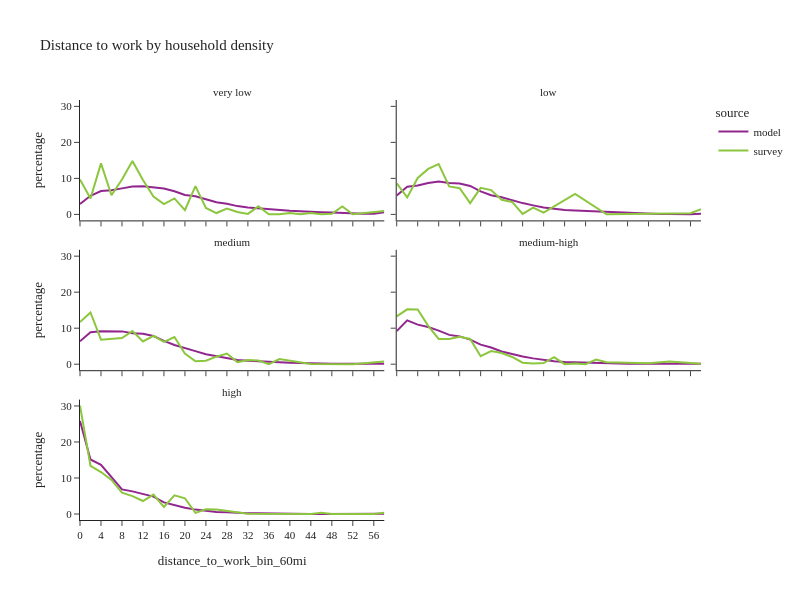

The code cell stored with this chart in its notebook:
### Code cell
df_plot = per_data.groupby(['source','log_hh_1_group','distance_to_work_bin_60mi'], observed=True)['person_weight'].sum().reset_index()
df_plot['percentage'] = df_plot.groupby(['source','log_hh_1_group'], group_keys=False)['person_weight']. \
    apply(lambda x: 100 * x / float(x.sum()))
# df_plot

fig2 = px.line(df_plot, x='distance_to_work_bin_60mi', y="percentage", color="source",
               facet_col="log_hh_1_group", facet_col_wrap=2,
               title="Distance to work by household density")
fig2.for_each_annotation(lambda a: a.update(text = a.text.split("=")[-1]))
fig2.update_layout(height=600, width=800, font=dict(size=11))
fig2.show()

### Figure 1 — Plotly figure (JSON) as saved in the notebook; plotly's stock layout.template omitted (floating-point values rounded to 4 significant figures)
{"data": [{"hovertemplate": "source=model<br>log_hh_1_group=very low<br>distance_to_work_bin_60mi=%{x}<br>percentage=%{y}<extra></extra>", "legendgroup": "model", "line": {"color": "#91268F", "dash": "solid"}, "marker": {"symbol": "circle"}, "mode": "lines", "name": "model", "orientation": "v", "showlegend": true, "type": "scatter", "x": ["0", "2", "4", "6", "8", "10", "12", "14", "16", "18", "20", "22", "24", "26", "28", "30", "32", "34", "36", "38", "40", "42", "44", "46", "48", "50", "52", "54", "56", "58"], "xaxis": "x5", "y": [2.874, 5.17, 6.49, 6.727, 7.226, 7.743, 7.827, 7.574, 7.185, 6.408, 5.383, 5.046, 4.225, 3.369, 2.93, 2.303, 1.931, 1.654, 1.35, 1.24, 0.996, 0.8813, 0.689, 0.62, 0.5229, 0.3784, 0.2833, 0.2016, 0.1584, 0.6139], "yaxis": "y5"}, {"hovertemplate": "source=model<br>log_hh_1_group=low<br>distance_to_work_bin_60mi=%{x}<br>percentage=%{y}<extra></extra>", "legendgroup": "model", "line": {"color": "#91268F", "dash": "solid"}, "marker": {"symbol": "circle"}, "mode": "lines", "name": "model", "orientation": "v", "showlegend": false, "type": "scatter", "x": ["0", "2", "4", "6", "8", "10", "12", "14", "16", "18", "20", "22", "24", "26", "28", "30", "32", "34", "36", "38", "40", "42", "44", "46", "48", "50", "52", "54", "56", "58"], "xaxis": "x6", "y": [5.268, 7.689, 8.028, 8.738, 9.165, 8.734, 8.6, 7.91, 6.396, 5.333, 4.775, 3.851, 3.14, 2.512, 1.911, 1.594, 1.191, 1.051, 0.9173, 0.8167, 0.6097, 0.476, 0.3353, 0.2309, 0.1677, 0.1037, 0.1152, 0.06822, 0.06398, 0.2089], "yaxis": "y6"}, {"hovertemplate": "source=model<br>log_hh_1_group=medium<br>distance_to_work_bin_60mi=%{x}<br>percentage=%{y}<extra></extra>", "legendgroup": "model", "line": {"color": "#91268F", "dash": "solid"}, "marker": {"symbol": "circle"}, "mode": "lines", "name": "model", "orientation": "v", "showlegend": false, "type": "scatter", "x": ["0", "2", "4", "6", "8", "10", "12", "14", "16", "18", "20", "22", "24", "26", "28", "30", "32", "34", "36", "38", "40", "42", "44", "46", "48", "50", "52", "54", "56", "58"], "xaxis": "x3", "y": [6.365, 8.879, 9.147, 9.202, 9.113, 8.586, 8.457, 7.819, 6.456, 5.343, 4.568, 3.628, 2.756, 2.18, 1.605, 1.195, 0.9771, 0.8022, 0.7425, 0.5452, 0.405, 0.3308, 0.2135, 0.166, 0.1146, 0.09312, 0.0874, 0.04932, 0.03561, 0.139], "yaxis": "y3"}, {"hovertemplate": "source=model<br>log_hh_1_group=medium-high<br>distance_to_work_bin_60mi=%{x}<br>percentage=%{y}<extra></extra>", "legendgroup": "model", "line": {"color": "#91268F", "dash": "solid"}, "marker": {"symbol": "circle"}, "mode": "lines", "name": "model", "orientation": "v", "showlegend": false, "type": "scatter", "x": ["0", "2", "4", "6", "8", "10", "12", "14", "16", "18", "20", "22", "24", "26", "28", "30", "32", "34", "36", "38", "40", "42", "44", "46", "48", "50", "52", "54", "56", "58"], "xaxis": "x4", "y": [9.178, 12.16, 10.99, 10.34, 9.34, 8.144, 7.722, 6.843, 5.426, 4.638, 3.516, 2.753, 2.15, 1.616, 1.153, 0.835, 0.6453, 0.5251, 0.4721, 0.421, 0.3221, 0.2186, 0.132, 0.09639, 0.06917, 0.05198, 0.04666, 0.04584, 0.02886, 0.1191], "yaxis": "y4"}, {"hovertemplate": "source=model<br>log_hh_1_group=high<br>distance_to_work_bin_60mi=%{x}<br>percentage=%{y}<extra></extra>", "legendgroup": "model", "line": {"color": "#91268F", "dash": "solid"}, "marker": {"symbol": "circle"}, "mode": "lines", "name": "model", "orientation": "v", "showlegend": false, "type": "scatter", "x": ["0", "2", "4", "6", "8", "10", "12", "14", "16", "18", "20", "22", "24", "26", "28", "30", "32", "34", "36", "38", "40", "42", "44", "46", "48", "50", "52", "54", "56", "58"], "xaxis": "x", "y": [25.8, 15.15, 13.67, 10.2, 6.817, 6.279, 5.599, 4.826, 3.213, 2.391, 1.765, 1.221, 0.8328, 0.5598, 0.4707, 0.2935, 0.1998, 0.2035, 0.1331, 0.09653, 0.0743, 0.04641, 0.0316, 0.02179, 0.01983, 0.009805, 0.01896, 0.01111, 0.01002, 0.04009], "yaxis": "y"}, {"hovertemplate": "source=survey<br>log_hh_1_group=very low<br>distance_to_work_bin_60mi=%{x}<br>percentage=%{y}<extra></extra>", "legendgroup": "survey", "line": {"color": "#8CC63E", "dash": "solid"}, "marker": {"symbol": "circle"}, "mode": "lines", "name": "survey", "orientation": "v", "showlegend": true, "type": "scatter", "x": ["0", "2", "4", "6", "8", "10", "12", "14", "16", "18", "20", "22", "24", "26", "28", "30", "32", "34", "36", "38", "40", "42", "44", "46", "48", "50", "52", "58"], "xaxis": "x5", "y": [9.686, 4.434, 14.17, 5.314, 9.697, 14.8, 9.553, 4.984, 2.858, 4.442, 1.197, 7.848, 1.78, 0.3819, 1.592, 0.6831, 0.1381, 2.237, 0.02322, 0.01905, 0.4073, 0.01881, 0.3659, 0.01866, 0.1824, 2.19, 0.0194, 0.9584], "yaxis": "y5"}, {"hovertemplate": "source=survey<br>log_hh_1_group=low<br>distance_to_work_bin_60mi=%{x}<br>percentage=%{y}<extra></extra>", "legendgroup": "survey", "line": {"color": "#8CC63E", "dash": "solid"}, "marker": {"symbol": "circle"}, "mode": "lines", "name": "survey", "orientation": "v", "showlegend": false, "type": "scatter", "x": ["0", "2", "4", "6", "8", "10", "12", "14", "16", "18", "20", "22", "24", "26", "28", "34", "40", "44", "56", "58"], "xaxis": "x6", "y": [8.622, 4.703, 10.12, 12.64, 14.0, 7.777, 7.255, 3.129, 7.369, 6.761, 4.057, 3.468, 0.1205, 1.892, 0.4721, 5.692, 0.03222, 0.06485, 0.3476, 1.479], "yaxis": "y6"}, {"hovertemplate": "source=survey<br>log_hh_1_group=medium<br>distance_to_work_bin_60mi=%{x}<br>percentage=%{y}<extra></extra>", "legendgroup": "survey", "line": {"color": "#8CC63E", "dash": "solid"}, "marker": {"symbol": "circle"}, "mode": "lines", "name": "survey", "orientation": "v", "showlegend": false, "type": "scatter", "x": ["0", "2", "4", "6", "8", "10", "12", "14", "16", "18", "20", "22", "24", "26", "28", "30", "32", "34", "36", "38", "40", "44", "52", "58"], "xaxis": "x3", "y": [11.69, 14.37, 6.824, 6.976, 7.243, 9.199, 6.316, 7.892, 6.222, 7.531, 2.952, 0.8316, 0.9625, 2.088, 2.954, 0.5837, 1.152, 1.041, 0.02597, 1.41, 0.9133, 0.02853, 0.01207, 0.7845], "yaxis": "y3"}, {"hovertemplate": "source=survey<br>log_hh_1_group=medium-high<br>distance_to_work_bin_60mi=%{x}<br>percentage=%{y}<extra></extra>", "legendgroup": "survey", "line": {"color": "#8CC63E", "dash": "solid"}, "marker": {"symbol": "circle"}, "mode": "lines", "name": "survey", "orientation": "v", "showlegend": false, "type": "scatter", "x": ["0", "2", "4", "6", "8", "10", "12", "14", "16", "18", "20", "22", "24", "26", "28", "30", "32", "34", "36", "38", "40", "48", "52", "58"], "xaxis": "x4", "y": [13.29, 15.24, 15.18, 10.63, 7.033, 7.019, 7.611, 7.011, 2.202, 3.651, 3.09, 2.002, 0.4304, 0.2038, 0.3236, 1.956, 0.01287, 0.1753, 0.01488, 1.295, 0.5215, 0.2414, 0.7441, 0.108], "yaxis": "y4"}, {"hovertemplate": "source=survey<br>log_hh_1_group=high<br>distance_to_work_bin_60mi=%{x}<br>percentage=%{y}<extra></extra>", "legendgroup": "survey", "line": {"color": "#8CC63E", "dash": "solid"}, "marker": {"symbol": "circle"}, "mode": "lines", "name": "survey", "orientation": "v", "showlegend": false, "type": "scatter", "x": ["0", "2", "4", "6", "8", "10", "12", "14", "16", "18", "20", "22", "24", "26", "32", "34", "36", "40", "42", "44", "46", "48", "50", "52", "54", "56", "58"], "xaxis": "x", "y": [30.1, 13.37, 11.65, 9.461, 5.928, 4.983, 3.608, 5.394, 1.945, 5.174, 4.368, 0.3159, 1.303, 1.269, 0.07383, 0.09834, 0.03135, 0.04129, 0.008782, 0.02434, 0.354, 0.01045, 0.006571, 0.008766, 0.1371, 0.006568, 0.3356], "yaxis": "y"}], "layout": {"annotations": [{"font": {}, "showarrow": false, "text": "high", "x": 0.245, "xanchor": "center", "xref": "paper", "y": 0.2867, "yanchor": "bottom", "yref": "paper"}, {"font": {}, "showarrow": false, "text": "medium", "x": 0.245, "xanchor": "center", "xref": "paper", "y": 0.6433, "yanchor": "bottom", "yref": "paper"}, {"font": {}, "showarrow": false, "text": "medium-high", "x": 0.755, "xanchor": "center", "xref": "paper", "y": 0.6433, "yanchor": "bottom", "yref": "paper"}, {"font": {}, "showarrow": false, "text": "very low", "x": 0.245, "xanchor": "center", "xref": "paper", "y": 1.0, "yanchor": "bottom", "yref": "paper"}, {"font": {}, "showarrow": false, "text": "low", "x": 0.755, "xanchor": "center", "xref": "paper", "y": 1.0, "yanchor": "bottom", "yref": "paper"}], "font": {"size": 11}, "height": 600, "legend": {"title": {"text": "source"}, "tracegroupgap": 0}, "title": {"text": "Distance to work by household density"}, "width": 800, "xaxis": {"anchor": "y", "domain": [0.0, 0.49], "title": {"text": "distance_to_work_bin_60mi"}}, "xaxis2": {"anchor": "y2", "domain": [0.51, 1.0], "matches": "x", "title": {"text": "distance_to_work_bin_60mi"}}, "xaxis3": {"anchor": "y3", "domain": [0.0, 0.49], "matches": "x", "showticklabels": false}, "xaxis4": {"anchor": "y4", "domain": [0.51, 1.0], "matches": "x", "showticklabels": false}, "xaxis5": {"anchor": "y5", "domain": [0.0, 0.49], "matches": "x", "showticklabels": false}, "xaxis6": {"anchor": "y6", "domain": [0.51, 1.0], "matches": "x", "showticklabels": false}, "yaxis": {"anchor": "x", "domain": [0.0, 0.2867], "title": {"text": "percentage"}}, "yaxis2": {"anchor": "x2", "domain": [0.0, 0.2867], "matches": "y", "showticklabels": false}, "yaxis3": {"anchor": "x3", "domain": [0.3567, 0.6433], "matches": "y", "title": {"text": "percentage"}}, "yaxis4": {"anchor": "x4", "domain": [0.3567, 0.6433], "matches": "y", "showticklabels": false}, "yaxis5": {"anchor": "x5", "domain": [0.7133, 1.0], "matches": "y", "title": {"text": "percentage"}}, "yaxis6": {"anchor": "x6", "domain": [0.7133, 1.0], "matches": "y", "showticklabels": false}}}
